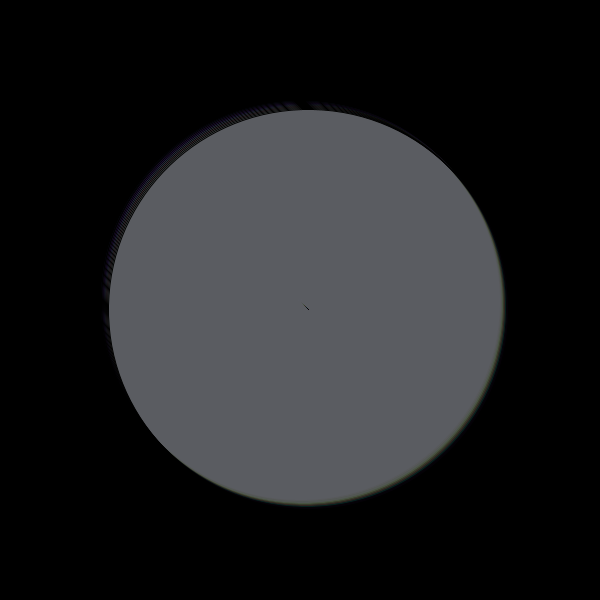
Frame 1 (no input)
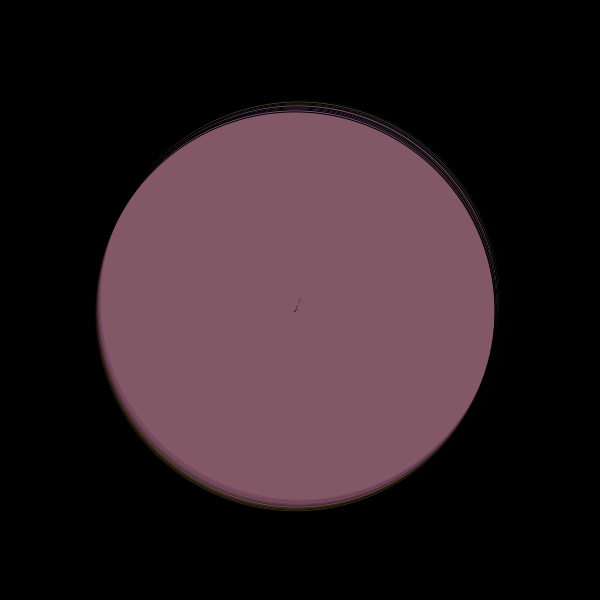
Frame 60 (the mouse pressed at the canvas centre just before this capture)
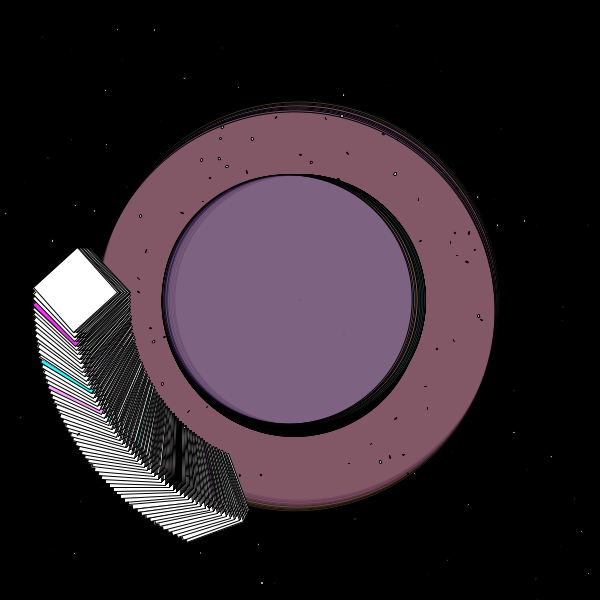
Frame 120 (the mouse held since frame 60 and released just before this capture)

The Processing sketch that drew these frames (run headless with seeded random() and noise(); from frame 60 on, the mouse is pressed at the canvas centre):

// Processing sketch: processing_50205
// ── processing_50205.pde

float rotValue= .02;
float rotInc=.05;

void setup() {
  size(600, 600);
  smooth();
  frameRate(30);
  background(0);
}

void mouseClicked(){
  background(0);
}

void draw(){
  translate(width/2, height/2);
  drawStars();
  drawPlanet();
  
  
}

void drawPlanet(){
    int numStars=10;
  int grid_size = width/5;
  
  for (int i=0; i < numStars; i++){
    pushMatrix();
    fill(i+(mouseX*random(50)), i+(mouseY*(random(50))), random(mouseX,mouseY));
    rotate(rotValue*(frameCount));
    float x= map(mouseX, 0, width, 0, 1)*(grid_size);
    float y=map(mouseY, 0, height, 0, 1)*(grid_size);
    rect(i+(x*2), i+(y*2), x, y);
    fill(random(200),random(200),random(200), random(100));
    ellipse(i,i, 400-(mouseX/2), 400-(mouseX/2));
    popMatrix();
  }
}
  
void drawStars(){
  int numStars=50;
  int grid_size=width/3;
  
  for (int i=0; i<numStars; i++){
    pushMatrix();
    fill(random(200,255), random(200,255), random(200,255));
    rotate(rotValue*(frameCount));
    float x=map(mouseX, 0, width, 0, 1)*(grid_size);
    float y=map(mouseY, 0, height, 0, 1)*(grid_size);
    ellipse(i*random(-x, x), i*random(-y,y), random(3),random(3));
    popMatrix();
  
  
  }
}
